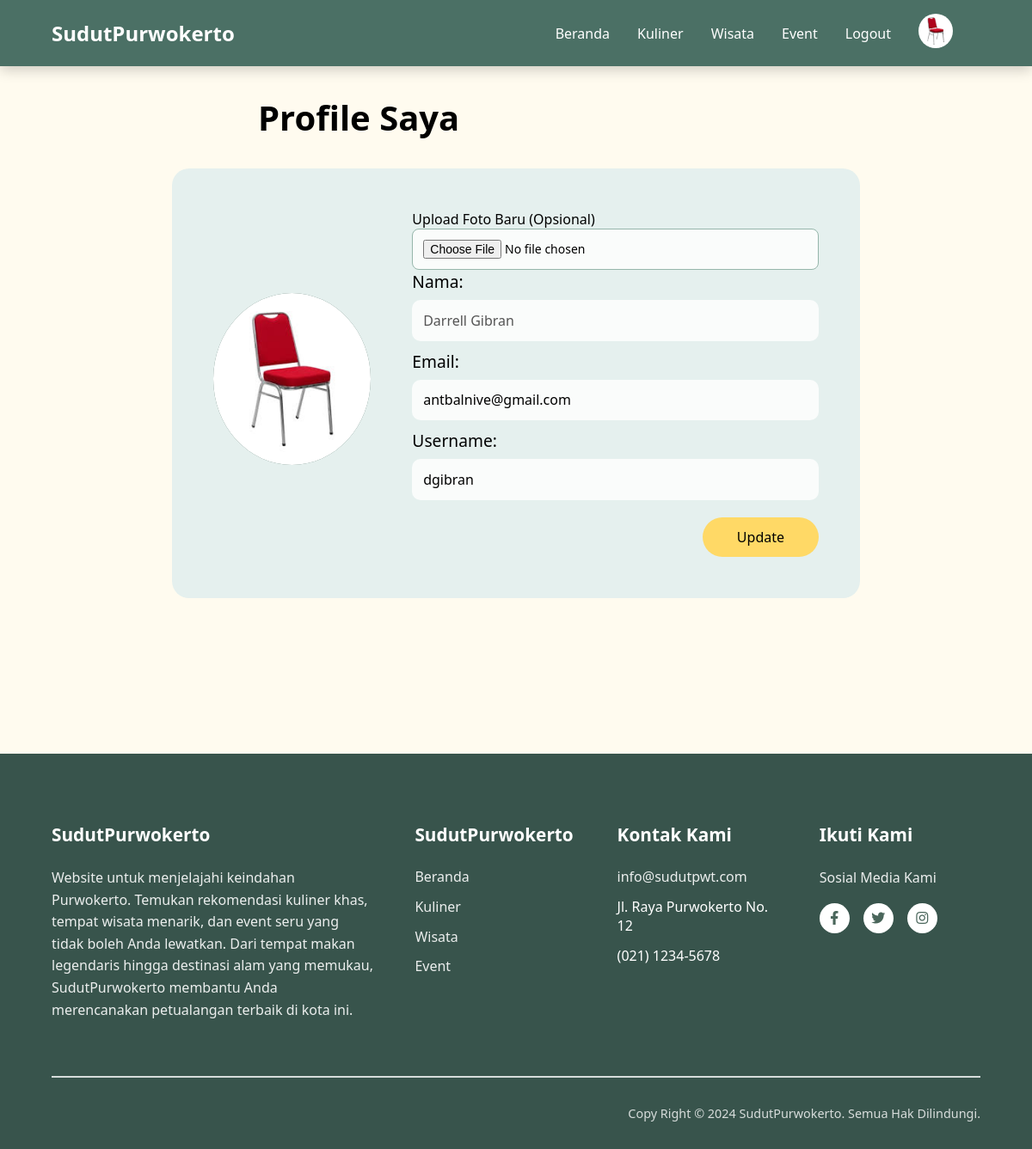
Page /profile.php (signed in) on the committed database.
### tables this page shows
CREATE TABLE `akun` (
  `id_akun` int(11) NOT NULL,
  `nama_lengkap` varchar(100) NOT NULL,
  `email` varchar(100) NOT NULL,
  `username` varchar(50) NOT NULL,
  `password` varchar(255) NOT NULL,
  `role` enum('admin','user') NOT NULL,
  `foto` varchar(255) DEFAULT NULL
);

### profile.php (the view, shortened to what this page needs)
<?php
require "koneksi.php";
$queryAkun = "SELECT nama_lengkap AS nama, email, username, foto FROM akun WHERE id_akun = " . $_SESSION["id_akun"];
$akun = mysqli_query($conn, $queryAkun);
$akunData = mysqli_fetch_assoc($akun);
$profilePicture = 'userimage/' . $akunData['foto'];
?>
<!DOCTYPE html>
<html lang="id">
<head>
    <link rel="stylesheet" href="https://cdnjs.cloudflare.com/ajax/libs/font-awesome/5.15.4/css/all.min.css">
    <link rel="stylesheet" href="css/profile.css">
</head>
<body>
<nav>
    <a href="../sudutpurwokerto/" class="logo">SudutPurwokerto</a>
    <div class="nav-links">
        <a href="../sudutpurwokerto/">Beranda</a>
        <a href="posted.php?type=kuliner" class="<?php echo ($type == 'kuliner') ? 'active' : ''; ?>">Kuliner</a>
        <a href="posted.php?type=wisata" class="<?php echo ($type == 'wisata') ? 'active' : ''; ?>">Wisata</a>
        <a href="posted.php?type=event" class="<?php echo ($type == 'event') ? 'active' : ''; ?>">Event</a>
        <?php if (isset($_SESSION["login"]) && $_SESSION["login"]) { ?>
            <a href="logout.php">Logout</a>
 <a href="profile.php"><img src="<?php echo $profilePicture; ?>" alt="Profile Picture" class="profile-pic"></a>
        <?php } else { ?>
            <a href="login.php" class ="login-btn">Login</a>
            <a href="register.php" class="register-btn">Register</a>
        <?php } ?>
    </div>
</nav>
<div class="container">
    <h1 style="font-size: 2.5rem; margin-bottom: 2rem; padding-left: 15rem;">Profile Saya</h1>
    <div class="form-container">
        <div class="avatar">
            <?php
            if (file_exists($profilePicture)) {
                echo '<img src="' . $profilePicture . '" alt="Foto Profile">';
            } else {
                echo '<p>Foto tidak ditemukan.</p>';
            }
            ?>
        </div>
        <form action="" method="post" enctype="multipart/form-data">
            <label for="foto">Upload Foto Baru (Opsional)</label>
            <input type="file" name="foto" id="foto" class="form-control"><br>
            <div class="form-group">
                <label>Nama:</label>
                <input type="text" id="nama" name="nama" value="<?php echo htmlspecialchars($akunData['nama']); ?>" disabled class="form-control"><br>
            </div>
            <div class="form-group">
                <label>Email:</label>
                <input type="email" id="email" name="email" value="<?php echo htmlspecialchars($akunData['email']); ?>" class="form-control"><br>
            </div>
            <div class="form-group">
                <label>Username:</label>
                <input type="text" id="username" name="username" value="<?php echo htmlspecialchars($akunData['username']); ?>" class="form-control"><br>
            </div>
            <div class="button-group">
                <button type="submit" name="submit" class="btn-submit">Update</button>
            </div>
        </form>
    </div>
</div>
<?php include "footer.php"; ?>
</body>
</html>

### css/profile.css (style rules this page uses)
* { margin: 0; padding: 0; box-sizing: border-box; font-family: 'Segoe UI', sans-serif; }
nav { background: #4B7065; padding: 1rem 5%; display: flex; justify-content: flex-start; align-items: center; position: relative; box-shadow: 0 4px 15px rgba(0, 0, 0, 0.2); z-index: 10; }
.logo { color: white; font-size: 1.5rem; font-weight: bold; text-decoration: none; }
.nav-links { display: flex; gap: 2rem; align-items: center; margin-left: auto; margin-right: 2rem; }
.nav-links a { color: white; text-decoration: none; font-size: 1rem; transition: color 0.3s ease; }
.profile-pic { width: 40px; height: 40px; border-radius: 50%; }
.container { padding: 2rem 5%; min-height: 100vh; background-color: rgb(255, 251, 239); }
.form-container { background-color: #E5F0EE; padding: 3rem; border-radius: 20px; max-width: 800px; margin: 0 auto; display: flex; gap: 3rem; align-items: center; }
.avatar { width: 200px; height: 200px; background-color: #4B7065; border-radius: 50%; display: flex; align-items: center; justify-content: center; overflow: hidden; margin-bottom: 10px; }
.avatar img { width: 100%; height: 100%; object-fit: cover; }
.form-group { margin-bottom: 10px; }
.form-group label { display: block; font-weight: 500; margin-bottom: 0.5rem; font-size: 1.2rem; }
.form-group input { width: 100%; padding: 0.8rem; border-radius: 10px; border: none; font-size: 1rem; }
.form-control { width: 100%; padding: 12px; border: 1px solid #96B6AB; border-radius: 8px; font-size: 14px; box-sizing: border-box; background: rgba(255, 255, 255, 0.8); }
.button-group { display: flex; justify-content: flex-end; gap: 15px; margin-top: 20px; }
.btn-submit { padding: 12px 40px; border: none; background: #FFD966; color: black; border-radius: 25px; cursor: pointer; font-size: 16px; font-weight: 500; }

### rows in the picture
akun: foto (picture), nama "Darrell Gibran", email "antbalnive@gmail.com", username "dgibran"
